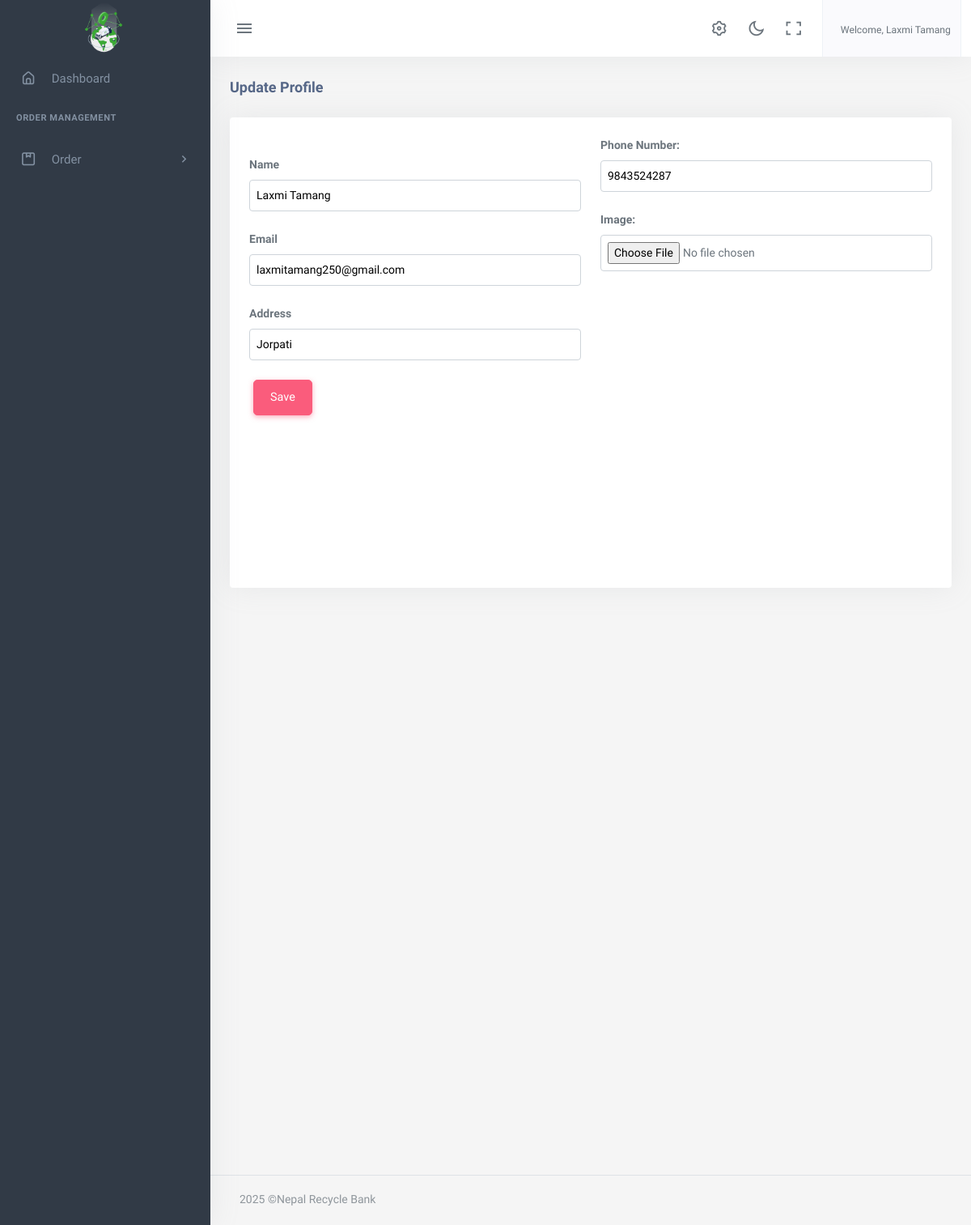
The app's page /edit_profile (signed in) with its own data.
### accounts/models.py (models this page shows, shortened)
class User(AbstractBaseUser,PermissionsMixin):
    email = models.EmailField(
        verbose_name='Email',
        max_length=255,
        unique=True,
    )
    name = models.CharField(max_length=200,null=True, blank=True)
    is_user = models.BooleanField(default=False)
    is_admin = models.BooleanField(default=False)
    is_agent= models.BooleanField(default=False)
    is_sub_admin=models.BooleanField(default=False)
    phone_no = models.CharField(max_length=150, null=True, blank=True)
    address = models.CharField(max_length=150, null=True, blank=True )
    image = models.ImageField(upload_to="image/", null=True, blank=True)
    activate = models.BooleanField(default =False)
    created_at = models.DateTimeField(auto_now_add=True)
    updated_at = models.DateTimeField(auto_now=True)
    objects = UserManager()
    USERNAME_FIELD = 'email'
    REQUIRED_FIELDS = ['phone_no','name']

### app2/models.py (models this page shows)
class AboutUS(models.Model):
    company_name=models.CharField(max_length=100)
    logo= models.ImageField(upload_to='logoimage/')
    address = models.CharField(max_length=1000)
    email = models.EmailField()
    contactNo= models.CharField(max_length=15)
    class Meta:
        ordering =['-id']

### app2/views.py (the view)
# urls.py: path('edit_profile',views.edit_profile,name="edit_profile"),
@login_required
def edit_profile(request):
    user = request.user
    if request.method == 'POST':
        form = UserProfileForm(request.POST, request.FILES, instance=user)
        if form.is_valid():
            form.save()
            messages.success(request,'Profile Updated Successfully !')
            return redirect('dashboard:edit_profile')  # Redirect to the profile page after saving
        else:
            messages.warning(request,form.errors)
    else:
        form = UserProfileForm(instance=user)
    return render(request, 'app2/updateProfile.html', {'form': form})

### app2/forms.py
class UserProfileForm(forms.ModelForm):
    class Meta:
        model = User
        fields = ['name', 'phone_no','email', 'address', 'image']

### app2/context_processors.py (called while the page is built)
def aboutus(request):
    pick_Up_Plans=Pick_Up_Plan.objects.all()
    aboutus = AboutUS.objects.first()
    return {'contact': aboutus,'details':pick_Up_Plans,'company':aboutus}

def usercount(request):
    totalClient = User.objects.filter(is_user= True).count
    return ({
        'totalClient':totalClient
    })

def invoice(request):
    received_orders = Order.objects.filter(order_status='received')
    paid_amount = received_orders.aggregate(total_cost=Sum('totalPrice'))['total_cost'] or 0
    order = Order.objects.all().count
    unreceived_orders = Order.objects.exclude(Q(order_status='received') | Q(order_status='pending'))
    unpaid_amount = unreceived_orders.aggregate(total_cost=Sum('totalPrice'))['total_cost'] or 0
    return({
        'paidamount':paid_amount,
        'totalOrders':order,
        'unpaidamount':unpaid_amount
    })

def notification(request):
    notifications = Pick_Up_Plan.objects.filter(date=datetime.today())
    return({
        'notifications':notifications
    })

def total_cashbook(request):
    dailytransactions_list = Daily.objects.all()
    grand_total = dailytransactions_list.aggregate(Sum('total'))['total__sum']
    return ({
        'grand_total':grand_total,
    })

### app2/templates/app2/updateProfile.html (shortened to what this page needs)
{% extends 'app2/base.html' %}
{% load static %}
{% block body %}
            <div class="content-page">
                <div class="content">
                    <div class="container-fluid">
                        <div class="row">
                            <div class="col-12">
                                <div class="page-title-box">
                                    <h4 class="page-title">{% if instance %} Update Profile{% else %} Update Profile{% endif %}</h4>
                                </div>
                            </div>
                        </div>
                        <form method="post" enctype="multipart/form-data"onsubmit="return validatePhoneNumber()">
                        <div class="row">
                            <div class="col-12">
                                <div class="card">
                                    <div class="card-body">
                                        <div class="row">
                                            <div class="col-xl-6">
                                                    <div class="mb-3">
                                                        <label for="{{ form.email.id_for_label }}" class="form-label">Name</label>
                                                                 {{form.name}}
                                                    </div>
                                                    <div class="mb-3">
                                                        <label for="{{ form.email.id_for_label }}" class="form-label">Email</label>
                                                                 {{form.email}}
                                                    </div>
                                                    <div class="mb-3">
                                                        <label for="{{ form.email.id_for_label }}" class="form-label">Address</label>
                                                                 {{form.address}}
                                                    </div>
                                                </div>
                                                    <div class="col-xl-6">
                                                        <div class="mb-3">
                                                            <label for="{{ form.phone_no.id_for_label }}" class="form-label">Phone Number:</label>
                                                          {{form.phone_no}}
                                                        </div>
                                                  <div class="mb-3 mt-3 mt-xl-0 " >
                                                        <label for="{{ form.image.id_for_label }}" class="form-label">Image:</label>
                                                       {{form.image}}
                                                    </div>
                                              <br><br>
                                                </div>
                                            </div>
                                            <div class="col-auto">
                                                {% if instance %}
                                                    <button type="submit" class="btn btn-danger chat-send waves-effect waves-light">Update </button>
                                                {% else %}
                                                    <button type="submit" class="btn btn-danger chat-send waves-effect waves-light">Save</button>
                                                {% endif %}
                                            </div>
                                            <br>  <br>  <br>  <br>  <br>  <br>  <br>  <br><br>
                                        </div>
                                </div>
                            </div>
                        </div>
                    </form>
                    </div>
                </div>
       {%endblock%}

### app2/templates/app2/base.html (shortened to what this page needs)
{% load static %}
<!DOCTYPE html>
<html lang="en">
    <head>
        <link href="{% static 'app2/assets/css/app-saas.min.css'%}" rel="stylesheet" type="text/css" id="app-style" />
        <link href="{% static 'app2/assets/css/icons.min.css'%}" rel="stylesheet" type="text/css" />
        <link href="{% static 'app2/assets/vendor/bootstrap-datepicker/css/bootstrap-datepicker.min.css'%}" rel="stylesheet" type="text/css" />
        <link href="{% static 'app2/assets/vendor/select2/css/select2.min.css'%}" rel="stylesheet" type="text/css" />
        <link href="{% static 'app2/assets/vendor/datatables.net-bs5/css/dataTables.bootstrap5.min.css'%}" rel="stylesheet" type="text/css" />
        <link href="{% static 'app2/assets/vendor/datatables.net-responsive-bs5/css/responsive.bootstrap5.min.css'%}" rel="stylesheet" type="text/css" />
        <link href="{% static 'app2/assets/css/app-saas.min.css'%}" rel="stylesheet" type="text/css" id="app-style" />
        <link href="{% static 'app2/assets/css/icons.min.css'%}" rel="stylesheet" type="text/css" />
        <link rel="stylesheet" href="https://cdnjs.cloudflare.com/ajax/libs/font-awesome/6.0.0/css/all.min.css">
        <link href="https://cdn.jsdelivr.net/npm/summernote@0.8.16/dist/summernote-lite.min.css" rel="stylesheet">
    </head>
    <link rel="stylesheet" href="https://maxcdn.bootstrapcdn.com/font-awesome/4.7.0/css/font-awesome.min.css">
    <body>
        <div class="wrapper">
            <div class="navbar-custom">
                <div class="topbar container-fluid justify-content-between">
                    <div class="d-flex align-items-center  gap-lg-2 gap-1">
                        <button class="button-toggle-menu sm:float-end">
                            <i class="mdi mdi-menu"></i>
                        </button>
                    </div>
                    <ul class="topbar-menu d-flex align-items-center gap-3">
                        <li class="d-none d-sm-inline-block">
                            <a class="nav-link" data-bs-toggle="offcanvas" href="#theme-settings-offcanvas">
                                <i class="ri-settings-3-line font-22"></i>
                            </a>
                        </li>
                        <li class="d-none d-sm-inline-block">
                            <div class="nav-link" id="light-dark-mode" data-bs-toggle="tooltip" data-bs-placement="left" title="Theme Mode">
                                <i class="ri-moon-line font-22"></i>
                            </div>
                        </li>
                        <li class="d-none d-md-inline-block">
                            <a class="nav-link" href="#" data-toggle="fullscreen">
                                <i class="ri-fullscreen-line font-22"></i>
                            </a>
                        </li>
                        <li class="dropdown">
                            <a class="nav-link dropdown-toggle arrow-none nav-user px-2" data-bs-toggle="dropdown" href="#" role="button" aria-haspopup="false" aria-expanded="false">
                                <span class="d-lg-flex flex-column gap-1 d-none">
                                    <h6 class="my-0 fw-normal">Welcome, {{request.user.name}}</h6>
                                </span>
                            </a>
                        </li>
                    </ul>
                </div>
            </div>
            <div class="leftside-menu">
                <a href="{% url 'dashboard:index' %}" class="logo logo-light">
                    <span class="logo-lg">
                        <img src="{{company.logo.url}}" alt="logo" style="height: 64px;">
                    </span>
                </a>
                <div class="h-100" id="leftside-menu-container" data-simplebar>
                    <ul class="side-nav">
                        <li class="side-nav-item">
                            <a href="{% url 'dashboard:index' %}" class="side-nav-link">
                                <i class="uil-home-alt"></i>
                                <span> Dashboard </span>
                            </a>
                        </li>
                        <li class="side-nav-title">Order Management </li>
                        <li class="side-nav-item">
                            <a data-bs-toggle="collapse" href="#sidebarPages1" aria-expanded="false" aria-controls="sidebarPages" class="side-nav-link">
                                <i class="uil-package"></i>
                                <span> Order </span>
                                <span class="menu-arrow"></span>
                            </a>
                        </li>
                    </ul>
                </div>
            </div>
  {% block body %}
  {% endblock  %}
        <footer class="footer">
            <div class="container-fluid">
                <div class="row">
                    <div class="col-md-6">
                        <script>document.write(new Date().getFullYear())</script> ©Nepal Recycle Bank
                    </div>
                </div>
            </div>
        </footer>
    </div>
    </div>
                        </body>
                        </html>

### app2/templates/app2/updateProfile.html (style rules this page uses)
#id_name,#id_email , #id_phone_no, #id_address,#id_image,#id_isInstock,#id_rating,#id_vendor,#id_category { width: 100%; padding: 8px; border: 1px solid #ced4da; border-radius: 4px; box-sizing: border-box; }

### app2/templates/app2/base.html (style rules this page uses)
.btn { margin: 0 5px; padding: 10px 20px; border-radius: 5px; cursor: pointer; }

### records on screen
User: user.name "Laxmi Tamang", name "Laxmi Tamang", email "laxmitamang250@gmail.com", address "Jorpati", phone_no "9843524287"
AboutUS: logo (picture)
